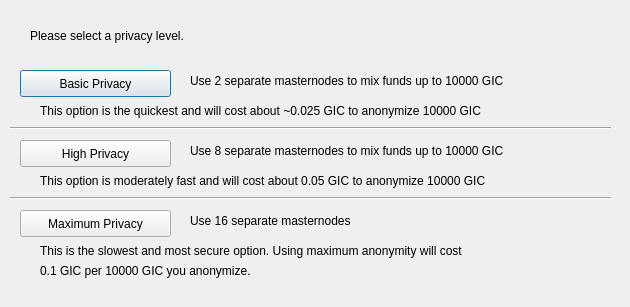
<?xml version="1.0" encoding="UTF-8"?>
<ui version="4.0">
 <class>ObfuscationConfig</class>
 <widget class="QDialog" name="ObfuscationConfig">
  <property name="geometry">
   <rect>
    <x>0</x>
    <y>0</y>
    <width>630</width>
    <height>307</height>
   </rect>
  </property>
  <property name="windowTitle">
   <string>Configure Obfuscation</string>
  </property>
  <widget class="QPushButton" name="buttonBasic">
   <property name="geometry">
    <rect>
     <x>20</x>
     <y>70</y>
     <width>151</width>
     <height>27</height>
    </rect>
   </property>
   <property name="text">
    <string>Basic Privacy</string>
   </property>
  </widget>
  <widget class="QPushButton" name="buttonHigh">
   <property name="geometry">
    <rect>
     <x>20</x>
     <y>140</y>
     <width>151</width>
     <height>27</height>
    </rect>
   </property>
   <property name="text">
    <string>High Privacy</string>
   </property>
  </widget>
  <widget class="QPushButton" name="buttonMax">
   <property name="geometry">
    <rect>
     <x>20</x>
     <y>210</y>
     <width>151</width>
     <height>27</height>
    </rect>
   </property>
   <property name="text">
    <string>Maximum Privacy</string>
   </property>
  </widget>
  <widget class="QLabel" name="label">
   <property name="geometry">
    <rect>
     <x>30</x>
     <y>20</y>
     <width>571</width>
     <height>31</height>
    </rect>
   </property>
   <property name="text">
    <string>Please select a privacy level.</string>
   </property>
  </widget>
  <widget class="QLabel" name="label_2">
   <property name="geometry">
    <rect>
     <x>190</x>
     <y>70</y>
     <width>421</width>
     <height>21</height>
    </rect>
   </property>
   <property name="text">
    <string>Use 2 separate masternodes to mix funds up to 10000 GIC</string>
   </property>
  </widget>
  <widget class="QLabel" name="label_3">
   <property name="geometry">
    <rect>
     <x>190</x>
     <y>140</y>
     <width>411</width>
     <height>21</height>
    </rect>
   </property>
   <property name="text">
    <string>Use 8 separate masternodes to mix funds up to 10000 GIC</string>
   </property>
  </widget>
  <widget class="QLabel" name="label_4">
   <property name="geometry">
    <rect>
     <x>190</x>
     <y>210</y>
     <width>421</width>
     <height>21</height>
    </rect>
   </property>
   <property name="text">
    <string>Use 16 separate masternodes</string>
   </property>
  </widget>
  <widget class="QLabel" name="label_6">
   <property name="geometry">
    <rect>
     <x>40</x>
     <y>100</y>
     <width>561</width>
     <height>21</height>
    </rect>
   </property>
   <property name="text">
    <string>This option is the quickest and will cost about ~0.025 GIC to anonymize 10000 GIC</string>
   </property>
  </widget>
  <widget class="QLabel" name="label_7">
   <property name="geometry">
    <rect>
     <x>40</x>
     <y>170</y>
     <width>561</width>
     <height>21</height>
    </rect>
   </property>
   <property name="text">
    <string>This option is moderately fast and will cost about 0.05 GIC to anonymize 10000 GIC</string>
   </property>
  </widget>
  <widget class="QLabel" name="label_8">
   <property name="geometry">
    <rect>
     <x>40</x>
     <y>240</y>
     <width>561</width>
     <height>21</height>
    </rect>
   </property>
   <property name="text">
    <string>This is the slowest and most secure option. Using maximum anonymity will cost</string>
   </property>
  </widget>
  <widget class="QLabel" name="label_9">
   <property name="geometry">
    <rect>
     <x>40</x>
     <y>260</y>
     <width>561</width>
     <height>21</height>
    </rect>
   </property>
   <property name="text">
    <string>0.1 GIC per 10000 GIC you anonymize.</string>
   </property>
  </widget>
  <widget class="Line" name="line">
   <property name="geometry">
    <rect>
     <x>10</x>
     <y>120</y>
     <width>601</width>
     <height>16</height>
    </rect>
   </property>
   <property name="orientation">
    <enum>Qt::Horizontal</enum>
   </property>
  </widget>
  <widget class="Line" name="line_2">
   <property name="geometry">
    <rect>
     <x>10</x>
     <y>190</y>
     <width>601</width>
     <height>16</height>
    </rect>
   </property>
   <property name="orientation">
    <enum>Qt::Horizontal</enum>
   </property>
  </widget>
 </widget>
 <resources/>
 <connections/>
</ui>
